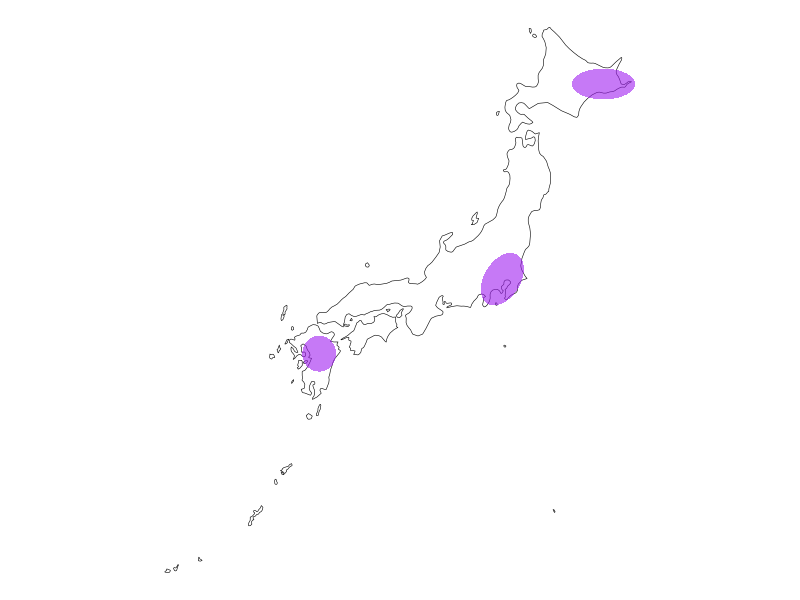

Generate this figure with R:
## ---- chunk 1
#| echo: false
#| warning: false
#| error: false
library(ggplot2)
library(sf)
library(rnaturalearth)
library(ggforce)

japan <- ne_countries(scale = "medium", country = "japan", returnclass = "sf")
japan_simple <- st_simplify(japan, dTolerance = 0.5)

ovales_violets <- data.frame(
  x0 = c(139.7, 131.0, 144.5), # Longitude
  y0 = c(35.7, 32.8, 43.3),    # Latitude
  a = c(1.2, 0.8, 1.5),        # Rayon horizontal
  b = c(0.8, 0.7, 0.6),        # Rayon vertical
  angle = c(pi/4, 0, 0)        # Rotation
)

# 2. Ajout à votre carte (en supposant que japan_simple existe déjà)
ggplot() +
  geom_sf(data = japan_simple, fill = "white", color = "black", size = 1) +
  # Dessin des ovales violets
  geom_ellipse(data = ovales_violets, 
               aes(x0 = x0, y0 = y0, a = a, b = b, angle = angle),
               fill = "purple", alpha = 0.6, color = NA) +
  theme_void() +
  coord_sf(datum = NA)
